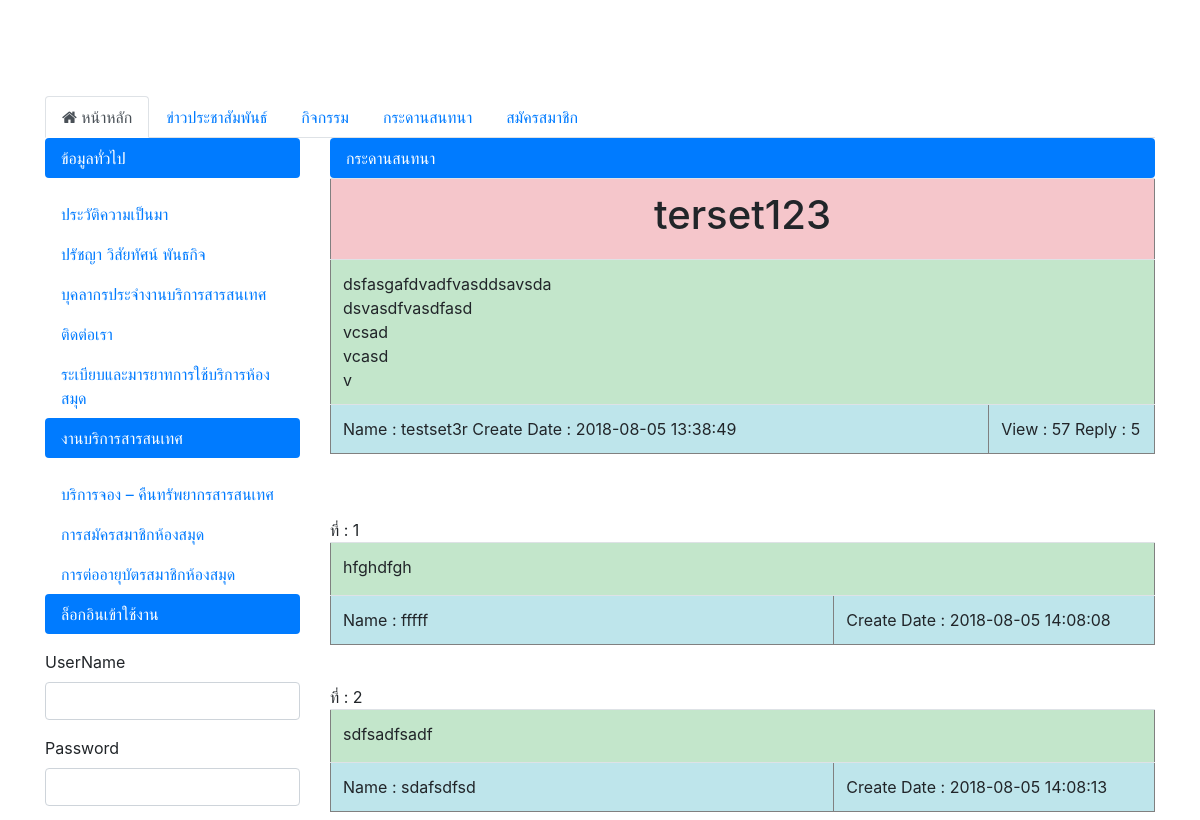
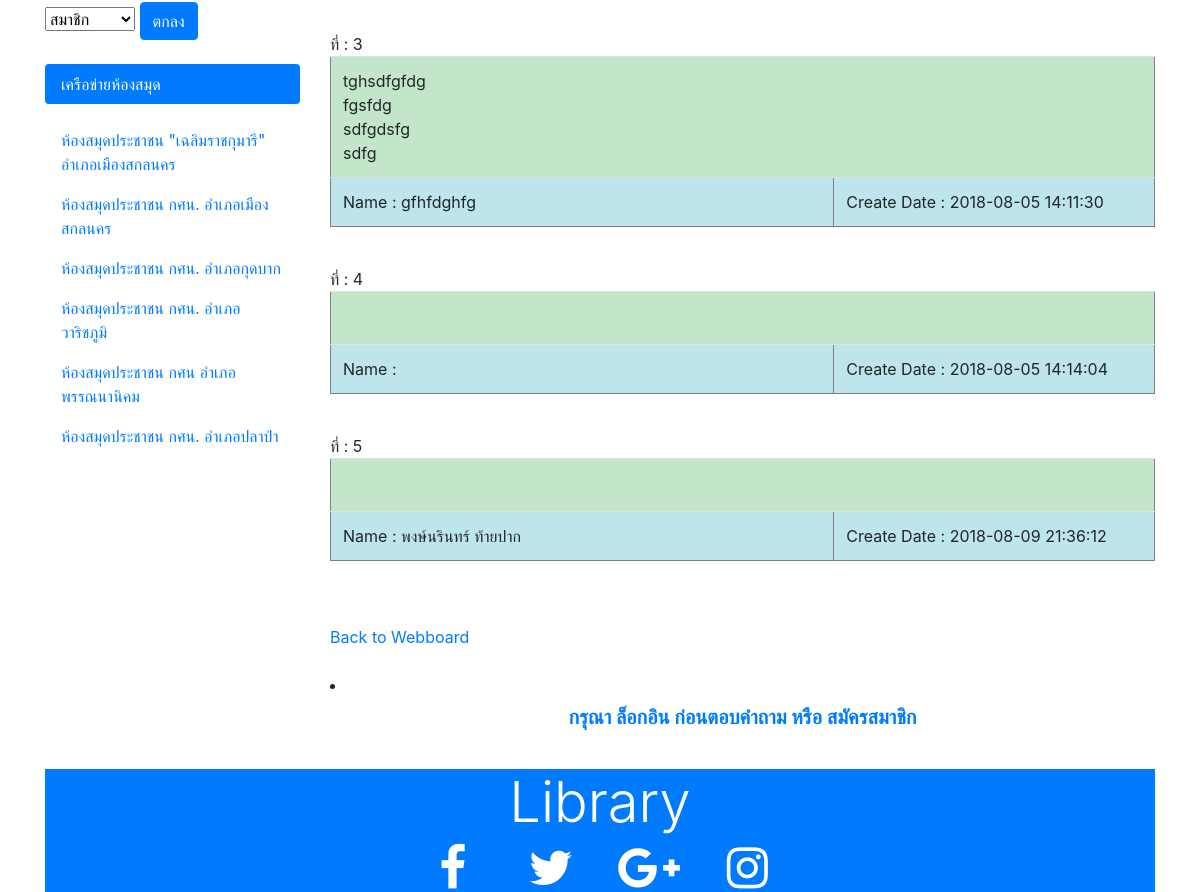
Page /ViewWebboard.php?QuestionID=00023 on the earlier database version (2 pictures, top to bottom).
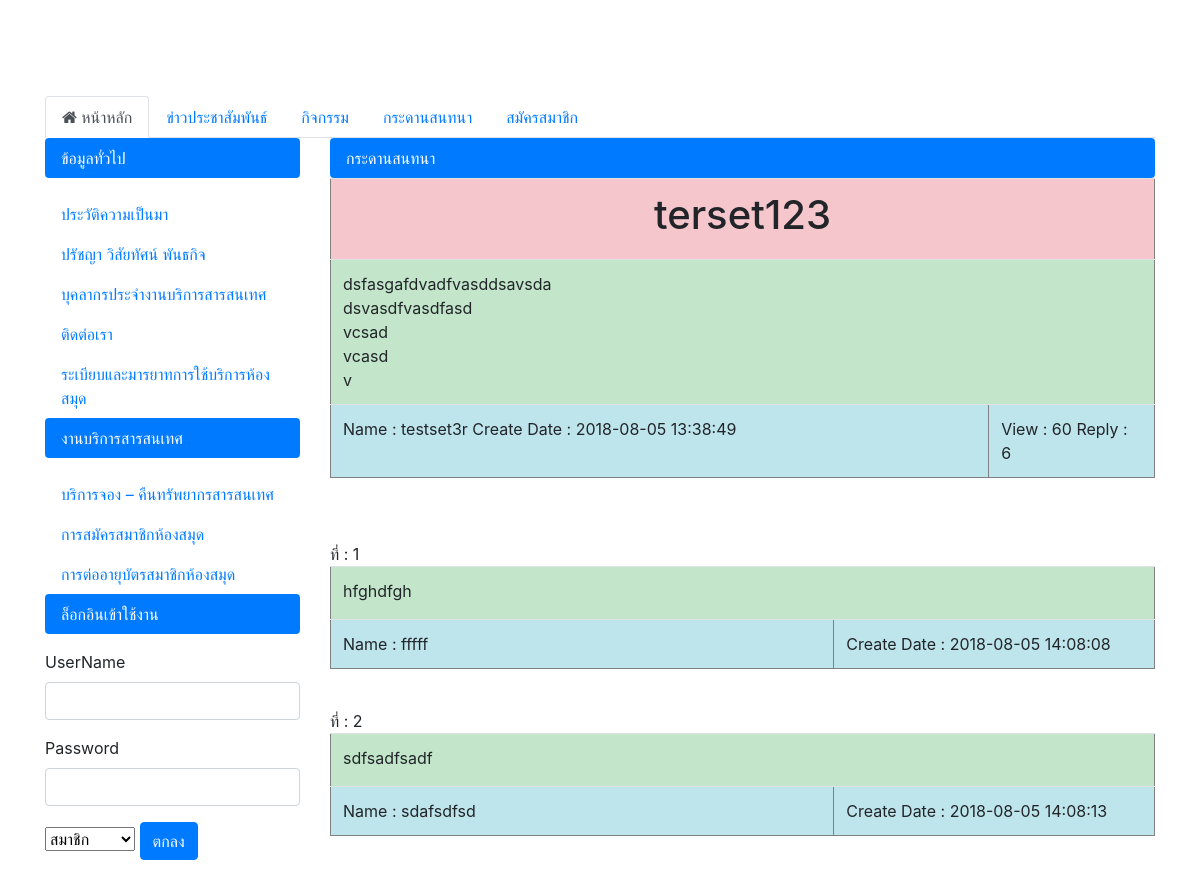
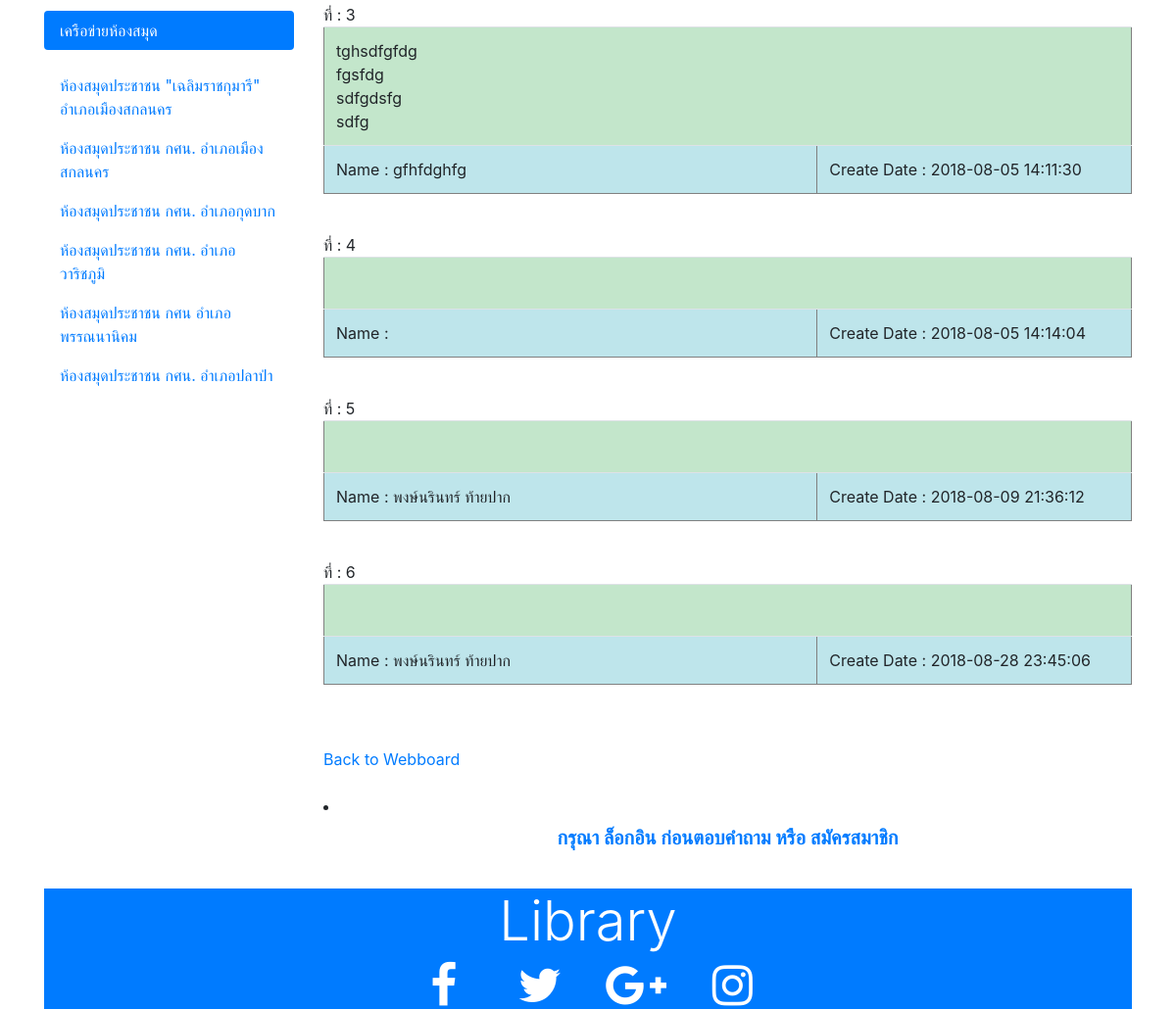
Same page on the later database version (2 pictures, top to bottom).
### tables this page shows
CREATE TABLE `webboard` (
  `QuestionID` int(5) UNSIGNED ZEROFILL NOT NULL,
  `CreateDate` datetime NOT NULL,
  `Question` varchar(255) NOT NULL,
  `Details` text NOT NULL,
  `Name` varchar(50) NOT NULL,
  `View` int(5) NOT NULL,
  `Reply` int(5) NOT NULL
);

CREATE TABLE `reply` (
  `ReplyID` int(5) UNSIGNED ZEROFILL NOT NULL,
  `QuestionID` int(5) UNSIGNED ZEROFILL NOT NULL,
  `CreateDate` datetime NOT NULL,
  `Details` text NOT NULL,
  `Name` varchar(50) NOT NULL
);

### ViewWebboard.php (the view, shortened to what this page needs)
<!DOCTYPE html>
<html>
<head>
  <?php
    include("includes/head.inc.php");
   ?>
  </head>
<body>
  <div class="container">
    <?php
    include("includes/slideshow.inc.php");
   ?>
  </div>
    <div class="container">
      <div class="row">
        <div class="col-md-12">
              <?php
              include("includes/menu.inc.php");
              ?>
        </div>
      </div>
      <div class="row">
        <div class="col-md-3">
            <?php
              include("includes/sidemenu.inc.php");
            ?>
        </div>
            <?php
            include 'includes/config.php';
          ?>
          <div class="col-md-9">
            <ul class="nav nav-pills flex-column">
              <li class="nav-item">
                <a href="#" class="active nav-link">กระดานสนทนา</a>
              </li>
            </ul>
          <?php
          $strSQL = "SELECT * FROM webboard  WHERE QuestionID = '".$_GET["QuestionID"]."' ";
          $objQuery = mysqli_query($conn,$strSQL) or die ("Error Query [".$strSQL."]");
          $objResult = mysqli_fetch_array($objQuery);
          $strSQL = "UPDATE webboard ";
          $strSQL .="SET View = View + 1 WHERE QuestionID = '".$_GET["QuestionID"]."' ";
          ?>
          <table class="table" border="1" cellpadding="1" cellspacing="1">
            <tr class="table-danger">
              <td scope="col" colspan="2"><center><h1><?php echo $objResult["Question"];?></h1></center></td>
            </tr>
            <tr class="table-success">
              <td height="53" colspan="2"><?php echo nl2br($objResult["Details"]);?></td>
            </tr>
            <tr class="table-info">
              <td width="397">Name : <?php echo $objResult["Name"];?> Create Date : <?php echo $objResult["CreateDate"];?>
              </td>
              <td width="100">View : <?php echo $objResult["View"];?> Reply : <?php echo $objResult["Reply"];?></td>
            </tr>
          </table>
          <br>
          <br>
          <?php
          $intRows = 0;
          $strSQL2 = "SELECT * FROM reply  WHERE QuestionID = '".$_GET["QuestionID"]."' ";
          $objQuery2 = mysqli_query($conn,$strSQL2) or die ("Error Query [".$strSQL."]");
          while($objResult2 = mysqli_fetch_array($objQuery2))
          {
            $intRows++;
          ?> ที่ : <?php echo $intRows;?>
          <table class="table" border="1" cellpadding="1" cellspacing="1">
            <tr class="table-success">
              <td height="53" colspan="2"><?php echo nl2br($objResult2["Details"]);?></td>
            </tr>
            <tr class="table-info">
              <td width="397">Name :
                  <?php echo $objResult2["Name"];?>
              </td>
              <td width="253">Create Date :
              <?php echo $objResult2["CreateDate"];?></td>
            </tr>
          </table><br>
          <?php
          }
          ?>
          <br>
          <a href="Board.php">Back to Webboard</a> <br>
          <br>
          <?php
          if(isset($_SESSION['status']))
                                {
           ?>
          <form action="ViewWebboard.php?QuestionID=<?php echo $_GET["QuestionID"];?>&Action=Save" method="post" name="frmMain" id="frmMain">
            <table class="table" border="1" cellpadding="1" cellspacing="1">
              <tr>
                <td width="100">รายละเอียด</td>
                <td><textarea class="form-control" name="txtDetails" cols="50" rows="5" id="txtDetails"></textarea></td>
              </tr>
              <tr>
                <td width="100">ชื่อ</td>
                <td>
                  <label>
                    <input readonly="" class="form-control" name="txtName" type="text" id="txtName" value="<?php echo $_SESSION['name']; ?>">
                 </label>
                </td>
              </tr>
            </table>
            <input name="btnSave" type="submit" id="btnSave" class="btn btn-outline-primary" value="บันทึก">
            <tr>
          </form>
          <?php
                                }
                                else
                                {
                                  echo '<li class="nav-item" >
                                      <a class="nav-link" href="Library.php"><h5 align="center"><b>กรุณา ล็อกอิน ก่อนตอบคำถาม หรือ สมัครสมาชิก</b></h5></a>
                                    </li>';
                                }
          ?>
            <br>
          </div>
        </div>
      </div>
          <?php
              include("includes/footer.inc.php");
            ?>
</body>
</html>

Differences in the rows shown:
changed webboard "terset123": View "57" → "60"; Reply "5" → "6"
added reply: Name "พงษ์นรินทร์ ท้ายปาก", CreateDate "2018-08-28 23:45:06"
